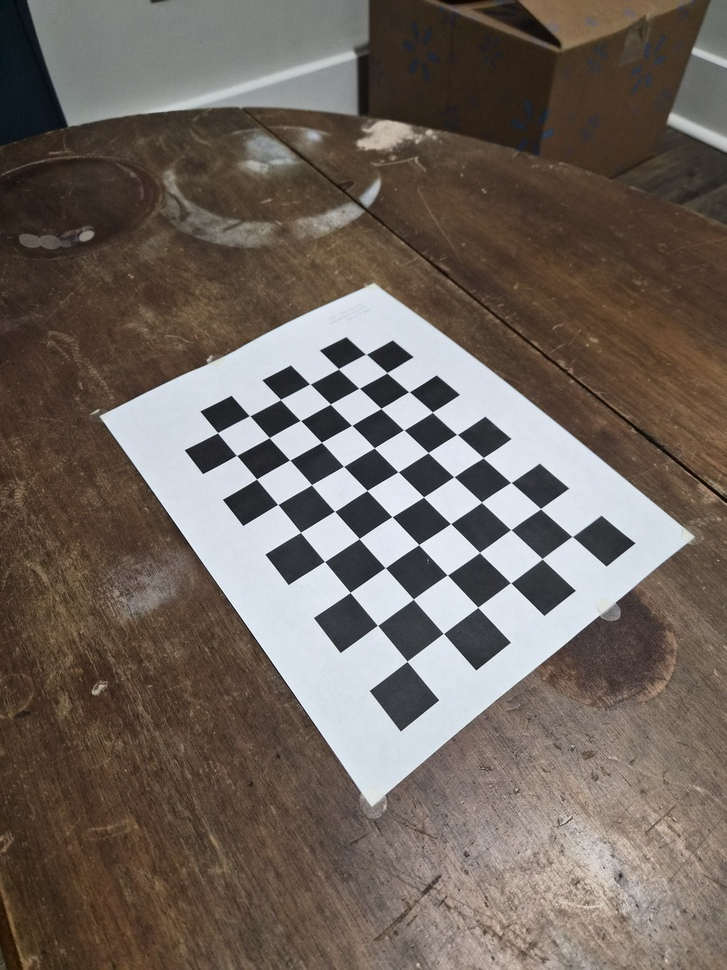
#> input picture calibration_images_3/20260131_202737.jpg, 727 x 970 px, shrunk from 3000 x 4000 before the run; its folder holds 4 pictures in this run
$ python calibrate.py
#> lines starting #> are read from the running program, lines starting #| are printed output that depends on the picture
import numpy as np
import cv2
import glob
import os

# --- 1. SETTINGS ---
# Define the number of INNER corners (not squares)
# Tuple format: (Columns, Rows) -> (Width, Height)
CHECKERBOARD_LANDSCAPE = (9, 6)
CHECKERBOARD_PORTRAIT = (6, 9)

# UPDATE: Real world square size in millimeters
SQUARE_SIZE = 23

# --- 2. PREPARE IDEAL 3D OBJECT POINTS ---
# We need 3D coordinates for the corners in the real world (X, Y, Z=0)

def create_objpoints(board_size, square_size):
    """
    Generates the 3D points for a specific board dimension.
    board_size: tuple (cols, rows)
    """
    cols, rows = board_size

    # Create a grid of points
    # We use mgrid to create a grid of coordinates:
    # 0:cols generates x-coords (0, 1, ... 8)
    # 0:rows generates y-coords (0, 1, ... 5)
    objp = np.zeros((rows * cols, 3), np.float32)

    # The .T transpose ensures the order matches OpenCV's row-by-row scan
    objp[:, :2] = np.mgrid[0:cols, 0:rows].T.reshape(-1, 2)

    # Scale by the actual square size
    return objp * square_size


# Generate the two sets of points
objp_landscape = create_objpoints(CHECKERBOARD_LANDSCAPE, SQUARE_SIZE)
objp_portrait = create_objpoints(CHECKERBOARD_PORTRAIT, SQUARE_SIZE)

# Storage for results
objpoints = []  # 3d point in real world space
imgpoints = []  # 2d points in image plane.

# --- 3. LOAD IMAGES ---
# Make sure this path is correct for your folder structure!
image_path = 'calibration_images_3/*.jpg'
images = glob.glob(image_path)

print(f"Searching in: {image_path}")
print(f"Found {len(images)} images.")

if len(images) == 0:
    print("ERROR: No images found. Check your folder path.")
    exit()

count = 0

for fname in images:
    img = cv2.imread(fname)
#> img is the input picture: shape (970, 727, 3); mean B, G, R 93.9, 101.4, 111.4
    if img is None:
        print(f"Warning: Could not read {fname}")
        continue

    gray = cv2.cvtColor(img, cv2.COLOR_BGR2GRAY)
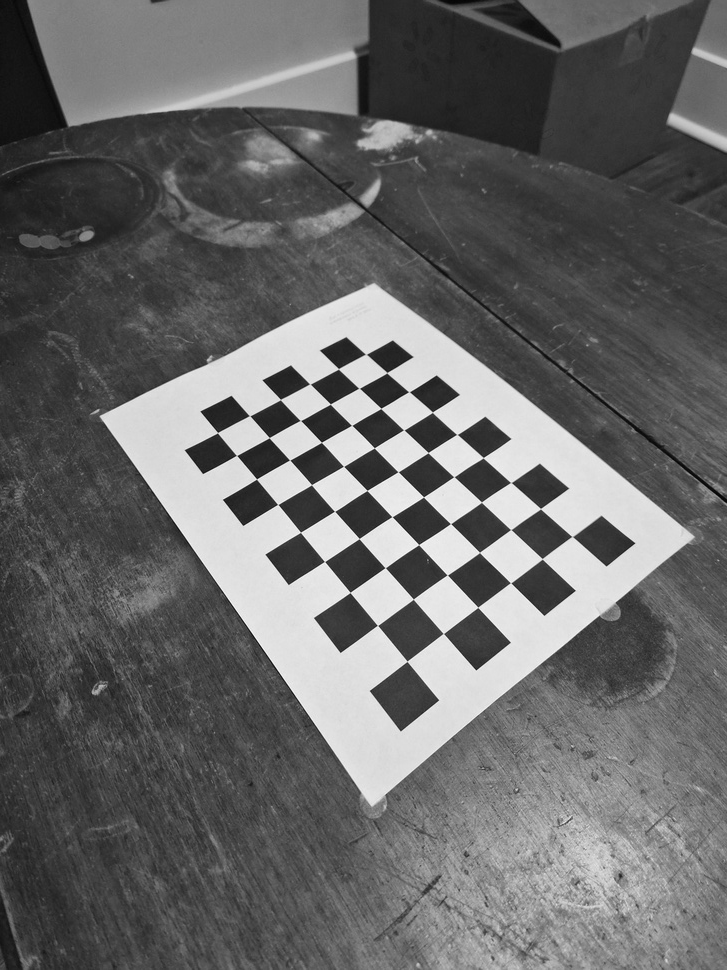
#> gray: shape (970, 727); min 4, max 251, mean 103.5

    # Strategy: Try Landscape first, if that fails, try Portrait

    # 1. Try Landscape (9, 6)
    ret, corners = cv2.findChessboardCorners(
        gray,
        CHECKERBOARD_LANDSCAPE,
        cv2.CALIB_CB_ADAPTIVE_THRESH + cv2.CALIB_CB_FAST_CHECK + cv2.CALIB_CB_NORMALIZE_IMAGE
    )
#> ret = True; corners = 54 rows, first 8: [407.1, 661.3], [377.5, 625.4], [350.1, 592.4], [324.5, 561.5], [300.5, 532.3], [277.8, 504.4], [256.6, 479], [236.6, 455.5]

    curr_objp = objp_landscape

    # 2. If Landscape failed, try Portrait (6, 9)
    if not ret:
        ret, corners = cv2.findChessboardCorners(
            gray,
            CHECKERBOARD_PORTRAIT,
            cv2.CALIB_CB_ADAPTIVE_THRESH + cv2.CALIB_CB_FAST_CHECK + cv2.CALIB_CB_NORMALIZE_IMAGE
        )
        curr_objp = objp_portrait

    # 3. If either worked, save the data
    if ret == True:
        objpoints.append(curr_objp)

        # Refine corner locations for higher accuracy
        corners2 = cv2.cornerSubPix(
            gray, corners, (11, 11), (-1, -1),
            (cv2.TERM_CRITERIA_EPS + cv2.TERM_CRITERIA_MAX_ITER, 30, 0.001)
        )
#> corners2 = 54 rows, first 8: [407.1, 661.3], [377.5, 625.4], [350.1, 592.4], [324.5, 561.5], [300.5, 532.3], [277.7, 504.4], [256.6, 479.1], [236.5, 455.5]

        imgpoints.append(corners2)
        count += 1
        print(f"OK: {os.path.basename(fname)}")
    else:
        print(f"FAIL: {os.path.basename(fname)} (Corners not found)")
#> pass 2 of the loop `for fname in images:`:
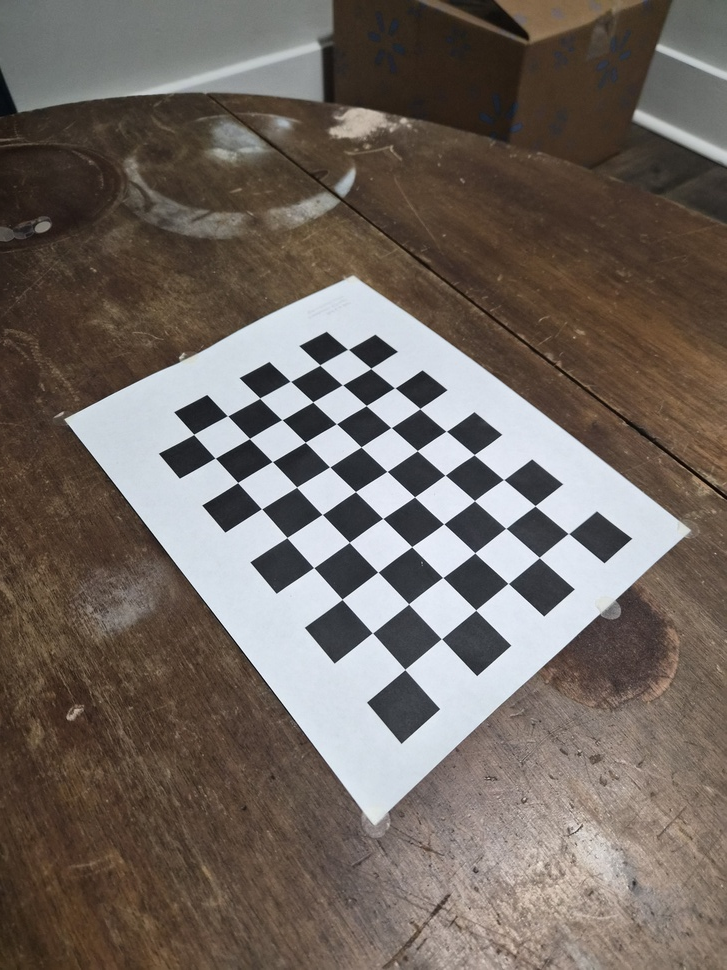
#> input picture calibration_images_3/20260131_202738.jpg, 727 x 970 px, shrunk from 3000 x 4000 before the run
#> img is the input picture: shape (970, 727, 3); mean B, G, R 96.9, 103.8, 113.1
#> `gray = cv2.cvtColor(img, cv2.COLOR_BGR2GRAY)`:
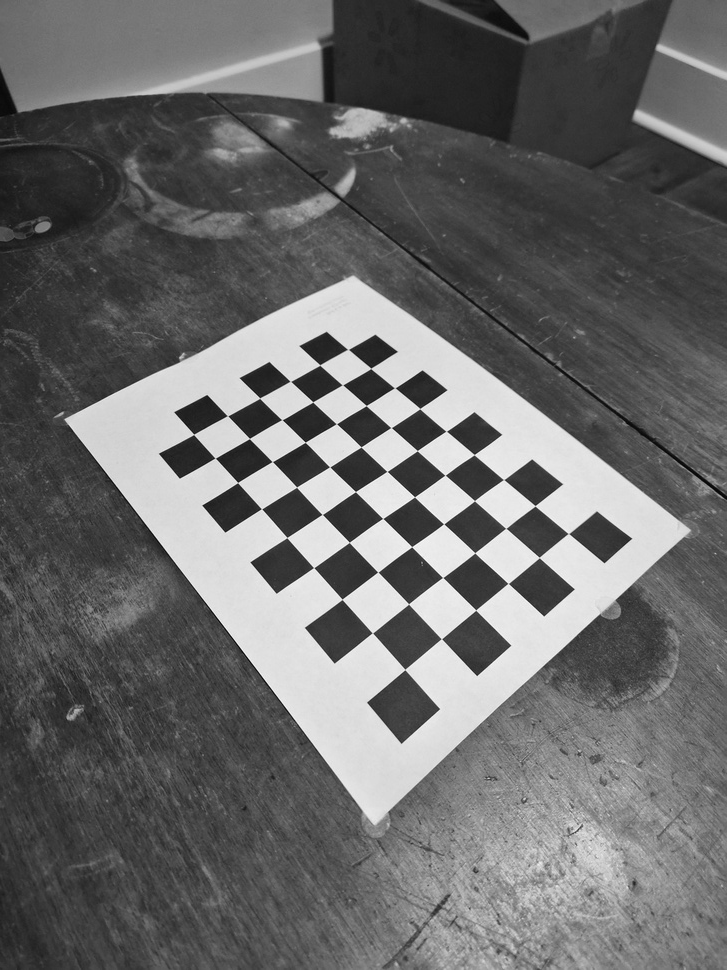
#> gray: shape (970, 727); min 3, max 254, mean 105.8
#> corners = 54 rows, first 8: [404.9, 669.5], [372.4, 632.9], [342.1, 599.3], [313.6, 567.6], [286.9, 537.5], [261.5, 508.7], [237.6, 482.5], [215.3, 458.2]
#> corners2 = 54 rows, first 8: [404.9, 669.5], [372.4, 632.9], [342.1, 599.3], [313.7, 567.6], [286.9, 537.6], [261.5, 508.8], [237.7, 482.6], [215.2, 458.1]
#> pass 3 of the loop `for fname in images:`:
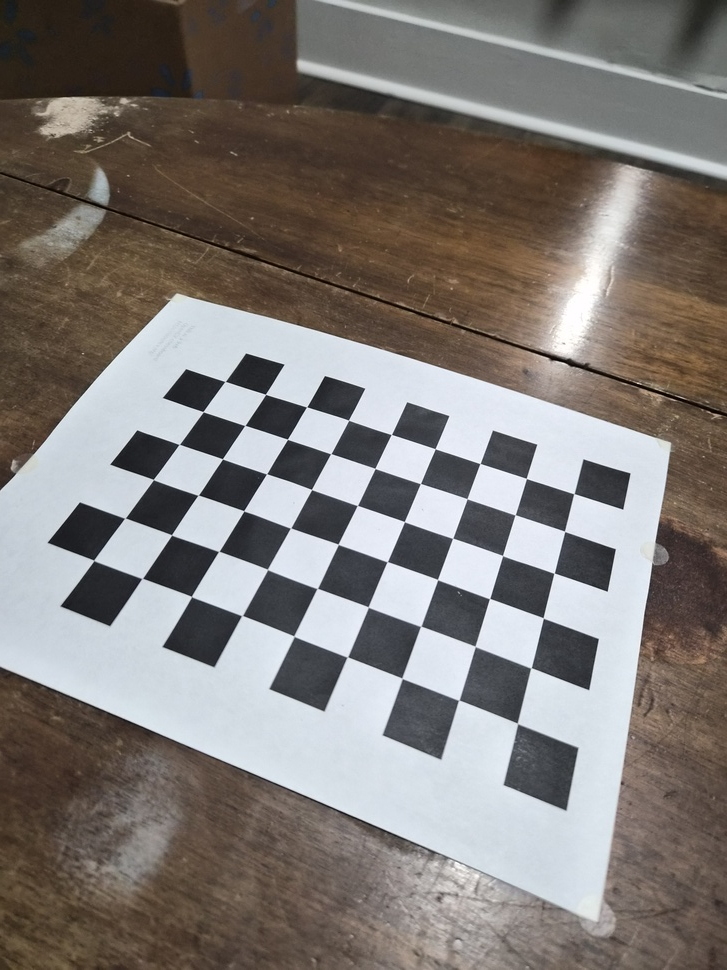
#> input picture calibration_images_3/20260131_202739(0).jpg, 727 x 970 px, shrunk from 3000 x 4000 before the run
#> img is the input picture: shape (970, 727, 3); mean B, G, R 118.3, 122, 127.4
#> `gray = cv2.cvtColor(img, cv2.COLOR_BGR2GRAY)`:
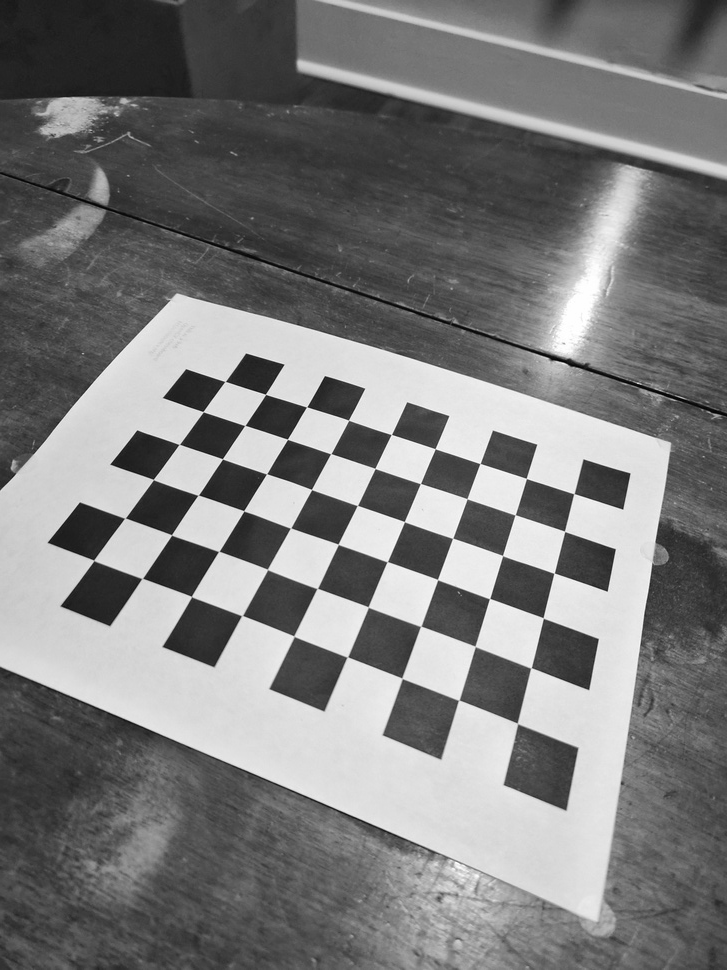
#> gray: shape (970, 727); min 1, max 255, mean 123.2
#> corners = 54 rows, first 8: [517.4, 723.3], [458.8, 700.2], [402.1, 678.4], [347.5, 656.8], [293.9, 636.1], [242, 615.6], [191.4, 596.5], [142.1, 578.4]
#> corners2 = 54 rows, first 8: [517.4, 723.5], [458.8, 700.1], [401.9, 678.3], [347.4, 656.9], [293.9, 636.2], [242.1, 615.6], [191.4, 596.5], [142.2, 578.4]
#> the loop made 4 passes; the first 3 are shown

print(f"\n--- CALIBRATION ---")
print(f"Processing with {count} valid images...")

if count > 0:
    ret, mtx, dist, rvecs, tvecs = cv2.calibrateCamera(objpoints, imgpoints, gray.shape[::-1], None, None)

    print(f"Reprojection Error: {ret:.4f}")

    # Check quality
    if ret < 1.0:
        print("Result: EXCELLENT ✅")
    elif ret < 3.0:
        print("Result: ACCEPTABLE ⚠️")
    else:
        print("Result: BAD ❌ (Check lighting, flatness, or print quality)")

    print("\nCamera Matrix (K):\n", mtx)
    print("\nDistortion Coeffs (D):\n", dist)

    # Save the results for Step 2
    np.savez("camera_params.npz", mtx=mtx, dist=dist)
    print("\nSaved 'camera_params.npz' for the next step.")

else:
    print("Calibration failed: No valid images found.")
